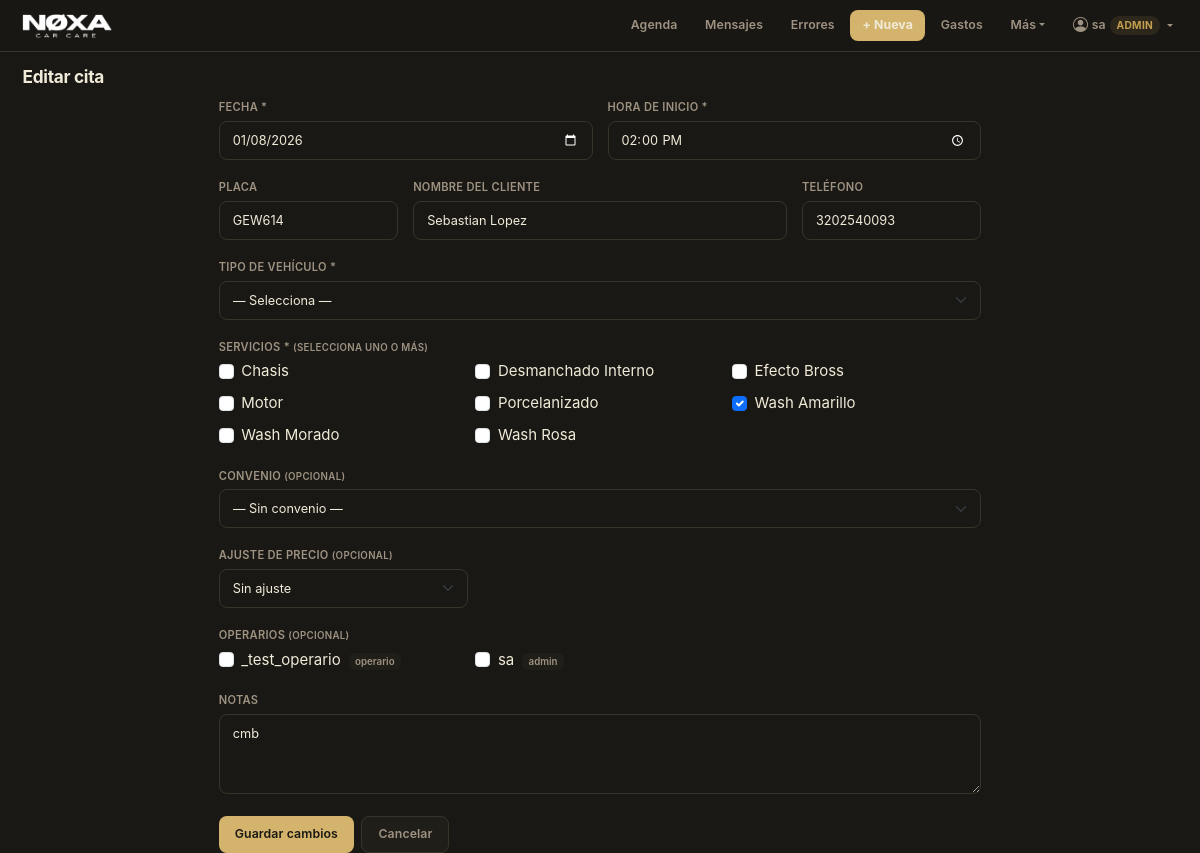
The page /appointment/3/edit (signed in) on the database its author committed.
### app.py (models this page shows, shortened)
class User(db.Model):
    __tablename__ = "users"
    id           = db.Column(db.Integer, primary_key=True)
    username     = db.Column(db.String(80), nullable=False, unique=True)
    password_hash= db.Column(db.String(256), nullable=False)
    role         = db.Column(db.String(20), nullable=False, default="operario")
    is_active    = db.Column(db.Boolean, default=True)
    created_at   = db.Column(db.DateTime, nullable=False, default=datetime.utcnow)
    must_change_password = db.Column(db.Boolean, default=False)
    salary          = db.Column(db.Integer, default=0)
    is_trial_period = db.Column(db.Boolean, default=False)  # override manual (legado)
    hire_date       = db.Column(db.Date, nullable=True)     # fecha real de ingreso

class Appointment(db.Model):
    __tablename__ = "appointments"
    id = db.Column(db.Integer, primary_key=True)
    customer_name = db.Column(db.String(120), nullable=True)
    plate = db.Column(db.String(20), nullable=True)
    phone = db.Column(db.String(20))
    services = db.Column(db.String(255), nullable=False)  # "Wash Morado, Motor"
    start_datetime = db.Column(db.DateTime, nullable=False)
    end_datetime = db.Column(db.DateTime, nullable=False)
    notes = db.Column(db.Text, nullable=True)
    vehicle_type_id = db.Column(
        db.Integer,
        db.ForeignKey("vehicle_types.id"),
        nullable=True
    )
    agreement_id = db.Column(
        db.Integer,
        db.ForeignKey("agreements.id"),
        nullable=True
    )
    booking_adjustment_type  = db.Column(db.String(20), nullable=True)
    booking_adjustment_mode  = db.Column(db.String(20), nullable=True)
    booking_adjustment_value = db.Column(db.Integer,    nullable=True)
    agreement = db.relationship("Agreement")
    vehicle_type = db.relationship("VehicleType")
    status = db.Column(db.String(20), nullable=False, default="scheduled")
    work_status         = db.Column(db.String(20), nullable=False, default="pending")
    work_started_at     = db.Column(db.DateTime, nullable=True)
    work_paused_at      = db.Column(db.DateTime, nullable=True)
    work_ended_at       = db.Column(db.DateTime, nullable=True)
    total_pause_seconds = db.Column(db.Integer, nullable=False, default=0)
    notif_reminder_sent  = db.Column(db.Boolean, default=False)  # recordatorio al admin 30 min antes
    notif_client_sent    = db.Column(db.Boolean, default=False)  # recordatorio al cliente día anterior
    notif_ceramic_sent   = db.Column(db.Boolean, default=False)  # seguimiento cerámico 3 meses
    operator_assignments = db.relationship(
        "AppointmentOperator", cascade="all, delete-orphan", lazy="joined"
    )

class Service(db.Model):
    __tablename__ = "services"
    id = db.Column(db.Integer, primary_key=True)
    name = db.Column(db.String(120), nullable=False, unique=True)
    duration_minutes = db.Column(db.Integer, nullable=False)
    is_active = db.Column(db.Boolean, default=True)

### app.py (the view, shortened to what this page needs)
@app.route("/appointment/<int:appointment_id>/edit", methods=["GET", "POST"])
def edit_appointment(appointment_id):
    appointment = Appointment.query.get_or_404(appointment_id)
    services = Service.query.filter_by(is_active=True).order_by(Service.name).all()
    vehicle_types = VehicleType.query.filter_by(is_active=True).order_by(VehicleType.name).all()
    agreements = Agreement.query.filter_by(is_active=True).order_by(Agreement.name).all()
    operators_list = User.query.filter(
        User.is_active == True,
        User.role.in_(["operario", "lider", "admin"])
    ).order_by(User.username).all()
    return render_template(
        "edit_appointment.html",
        appointment=appointment,
        services=services,
        vehicle_types=vehicle_types,
        agreements=agreements,
        operators_list=operators_list,
        mode="edit",
        today=appointment.start_datetime.date().isoformat()
    )

### templates/edit_appointment.html
{% extends "base.html" %}
{% block content %}
<h2>Editar cita</h2>
{% include "appointment_form.html" %}
{% endblock %}

### templates/base.html (shortened to what this page needs)
<!doctype html>
<html lang="es">
<head>
  <link href="https://cdn.jsdelivr.net/npm/bootstrap@5.3.3/dist/css/bootstrap.min.css" rel="stylesheet">
  <link href="https://cdn.jsdelivr.net/npm/bootstrap-icons@1.11.3/font/bootstrap-icons.min.css" rel="stylesheet">
</head>
<body>
<nav class="navbar navbar-expand-lg mb-0"
     style="background:rgba(26,24,20,0.95);backdrop-filter:blur(20px);-webkit-backdrop-filter:blur(20px);border-bottom:1px solid var(--border);">
  <div class="container-fluid px-3">
    <a class="navbar-brand" href="{{ url_for('calendar_view') }}" style="padding:0;">
      <img src="{{ url_for('static', filename='img/logotipo.png') }}" alt="Agenda Detailing" class="navbar-logo"
        onerror="this.style.display='none';this.insertAdjacentHTML('afterend','<span class=\'navbar-brand-text\'>Agenda</span>');">
    </a>
    <div class="collapse navbar-collapse justify-content-end" id="navbarContent">
      <div class="d-flex flex-column flex-lg-row align-items-lg-center gap-1 py-2 py-lg-0">
        <a class="nav-link-custom" href="{{ url_for('calendar_view') }}">Agenda</a>
        {% if not current_user or current_user.role != 'operario' %}
        <a class="nav-link-custom" href="{{ url_for('whatsapp_inbox') }}">Mensajes</a>
        <a class="nav-link-custom" href="{{ url_for('quality_errors_list') }}">Errores</a>
        {% endif %}
        <a class="nav-link-custom nav-link-accent" href="{{ url_for('new_appointment') }}">+ Nueva</a>
        {% if not current_user or current_user.role != 'operario' %}
        <a class="nav-link-custom" href="{{ url_for('expenses_new') }}">Gastos</a>
        {% endif %}
        <div class="dropdown">
          <button class="nav-link-custom border-0 bg-transparent dropdown-toggle"
                  type="button" data-bs-toggle="dropdown" aria-expanded="false">Más</button>
        </div>
        {% if current_user %}
        <div class="dropdown">
          <button class="nav-link-custom border-0 bg-transparent dropdown-toggle d-flex align-items-center gap-1"
                  type="button" data-bs-toggle="dropdown" aria-expanded="false">
            <i class="bi bi-person-circle" style="font-size:1rem;"></i>
            <span>{{ current_user.username }}</span>
            <span style="font-size:0.68rem;padding:2px 7px;border-radius:20px;background:var(--accent-bg);color:var(--accent-dk);font-weight:700;text-transform:uppercase;letter-spacing:0.3px;">{{ current_user.role }}</span>
          </button>
        </div>
        {% endif %}
      </div>
    </div>
  </div>
</nav>
<div class="container-fluid px-3 px-lg-4 pt-3">
  {% block content %}{% endblock %}
</div>
</body>
</html>

### templates/appointment_form.html (shortened to what this page needs)
{% set is_edit = (mode is defined and mode == "edit") %}
<div class="row justify-content-center">
  <div class="col-lg-8">
    <form method="POST"
          action="{{ url_for('edit_appointment', appointment_id=appointment.id) if is_edit else url_for('new_appointment') }}">
      <div class="row g-3 mb-3">
        <div class="col-sm-6">
          <label class="form-label">Fecha *</label>
          <input type="date"
                 name="date"
                 class="form-control bg-dark text-light border-secondary"
                 value="{{ today }}"
                 required>
        </div>
        <div class="col-sm-6">
          <label class="form-label">Hora de inicio *</label>
          <input type="time"
                 name="start_time"
                 class="form-control bg-dark text-light border-secondary"
                 value="{{ appointment.start_datetime.strftime('%H:%M') if is_edit else '' }}"
                 required>
        </div>
      </div>
      <div class="row g-3 mb-3">
        <div class="col-sm-3">
          <label class="form-label">Placa</label>
          <input type="text"
                 name="plate"
                 id="plate"
                 class="form-control bg-dark text-light border-secondary"
                 placeholder="Ej: ABC123"
                 value="{{ appointment.plate or '' if is_edit else '' }}"
                 autocomplete="off"
                 list="platesSuggestions"
                 style="text-transform: uppercase;">
        </div>
        <div class="col-sm-6">
          <label class="form-label">Nombre del cliente</label>
          <input type="text"
                 name="customer_name"
                 id="customer_name"
                 class="form-control bg-dark text-light border-secondary"
                 placeholder="Nombre completo"
                 value="{{ appointment.customer_name or '' if is_edit else '' }}"
                 autocomplete="off"
                 list="namesSuggestions">
        </div>
        <div class="col-sm-3">
          <label class="form-label">Teléfono</label>
          <input type="text"
                 name="phone"
                 id="phone"
                 class="form-control bg-dark text-light border-secondary"
                 placeholder="Ej: 3001234567"
                 value="{{ appointment.phone or '' if is_edit else '' }}">
        </div>
      </div>
      <div class="mb-3">
        <label class="form-label">Tipo de vehículo *</label>
        <select name="vehicle_type_id"
                id="vehicle_type_id"
                class="form-select bg-dark text-light border-secondary"
                required>
          <option value="">— Selecciona —</option>
        </select>
      </div>
      <div class="mb-3">
        <label class="form-label">Servicios * <small class="text-secondary">(selecciona uno o más)</small></label>
        <div class="row g-2">
          {% set selected_services = appointment.services.split(', ') if is_edit else [] %}
          {% for svc in services %}
            <div class="col-sm-4 col-6">
              <div class="form-check">
                <input class="form-check-input service-checkbox"
                       type="checkbox"
                       name="service_ids"
                       id="svc_{{ svc.id }}"
                       value="{{ svc.id }}"
                       {% if is_edit and svc.name in selected_services %}checked{% endif %}>
                <label class="form-check-label" for="svc_{{ svc.id }}">
                  {{ svc.name }}
                </label>
              </div>
            </div>
          {% endfor %}
        </div>
      </div>
      <div class="mb-3">
        <label class="form-label">Convenio <small class="text-secondary">(opcional)</small></label>
        <select name="agreement_id"
                id="agreement_id"
                class="form-select bg-dark text-light border-secondary"
                onchange="toggleNewAgreementForm()">
          <option value="">— Sin convenio —</option>
        </select>
      </div>
      <div class="mb-3">
        <label class="form-label">Ajuste de precio <small class="text-secondary">(opcional)</small></label>
        <div class="row g-2">
          <div class="col-sm-4">
            <select name="booking_adjustment_type"
                    id="booking_adjustment_type"
                    class="form-select bg-dark text-light border-secondary">
              <option value="">Sin ajuste</option>
            </select>
          </div>
        </div>
      </div>
      {% if operators_list %}
      <div class="mb-3">
        <label class="form-label">Operarios <small class="text-secondary">(opcional)</small></label>
        <div class="row g-2">
          {% set assigned_ids = appointment.operator_assignments | map(attribute='user_id') | list if is_edit else [] %}
          {% for op in operators_list %}
            <div class="col-sm-4 col-6">
              <div class="form-check">
                <input class="form-check-input"
                       type="checkbox"
                       name="operator_ids"
                       id="op_{{ op.id }}"
                       value="{{ op.id }}"
                       {% if op.id in assigned_ids %}checked{% endif %}>
                <label class="form-check-label" for="op_{{ op.id }}">
                  {{ op.username }}
                  <span class="badge bg-secondary ms-1" style="font-size:0.65rem;">{{ op.role }}</span>
                </label>
              </div>
            </div>
          {% endfor %}
        </div>
      </div>
      {% endif %}
      <div class="mb-4">
        <label class="form-label">Notas</label>
        <textarea name="notes"
                  class="form-control bg-dark text-light border-secondary"
                  rows="2"
                  placeholder="Observaciones adicionales...">{{ appointment.notes or '' if is_edit else '' }}</textarea>
      </div>
      <div class="d-flex gap-2">
        <button type="submit" class="btn btn-primary">
          {{ "Guardar cambios" if is_edit else "Crear cita" }}
        </button>
        <a href="{{ url_for('calendar_view') }}" class="btn btn-outline-secondary">
          Cancelar
        </a>
      </div>
    </form>
  </div>
</div>

### rows shown on the page
User: username "sa", role "ADMIN", role "admin"
Appointment: start_time "14:00", plate "GEW614", customer_name "Sebastian Lopez", phone "3202540093", notes "cmb"
Service: name "Chasis"
Service: name "Desmanchado Interno"
Service: name "Efecto Bross"
Service: name "Motor"
Service: name "Porcelanizado"
Service: name "☑", name "Wash Amarillo"
Service: name "Wash Morado"
Service: name "Wash Rosa"
User: username "_test_operario", role "operario"

### other values the page prints
{{ "Guardar cambios" if is_edit else "Crear cita" }} "Guardar cambios"
